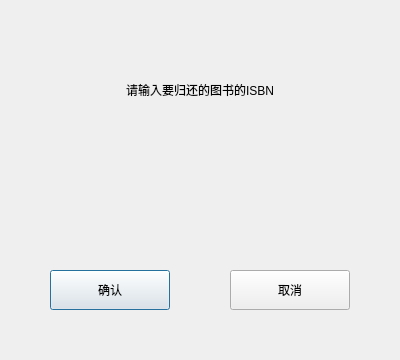
<?xml version="1.0" encoding="UTF-8"?>
<ui version="4.0">
 <class>br_Re_Cp</class>
 <widget class="QDialog" name="br_Re_Cp">
  <property name="geometry">
   <rect>
    <x>0</x>
    <y>0</y>
    <width>400</width>
    <height>360</height>
   </rect>
  </property>
  <property name="minimumSize">
   <size>
    <width>400</width>
    <height>360</height>
   </size>
  </property>
  <property name="maximumSize">
   <size>
    <width>400</width>
    <height>360</height>
   </size>
  </property>
  <property name="windowTitle">
   <string>Dialog</string>
  </property>
  <property name="styleSheet">
   <string notr="true">font: 75 12pt &quot;微软雅黑&quot;;</string>
  </property>
  <widget class="InteractiveButtonBase" name="confirmButton">
   <property name="geometry">
    <rect>
     <x>50</x>
     <y>270</y>
     <width>120</width>
     <height>40</height>
    </rect>
   </property>
   <property name="text">
    <string>确认</string>
   </property>
  </widget>
  <widget class="InteractiveButtonBase" name="cancelButton">
   <property name="geometry">
    <rect>
     <x>230</x>
     <y>270</y>
     <width>120</width>
     <height>40</height>
    </rect>
   </property>
   <property name="text">
    <string>取消</string>
   </property>
  </widget>
  <widget class="LabeledEdit" name="input" native="true">
   <property name="geometry">
    <rect>
     <x>50</x>
     <y>150</y>
     <width>300</width>
     <height>60</height>
    </rect>
   </property>
  </widget>
  <widget class="QLabel" name="label">
   <property name="geometry">
    <rect>
     <x>50</x>
     <y>60</y>
     <width>300</width>
     <height>60</height>
    </rect>
   </property>
   <property name="text">
    <string>请输入要归还的图书的ISBN</string>
   </property>
   <property name="alignment">
    <set>Qt::AlignCenter</set>
   </property>
  </widget>
 </widget>
 <customwidgets>
  <customwidget>
   <class>InteractiveButtonBase</class>
   <extends>QPushButton</extends>
   <header location="global">interactive_buttons/interactivebuttonbase.h</header>
  </customwidget>
  <customwidget>
   <class>LabeledEdit</class>
   <extends>QWidget</extends>
   <header location="global">labeled_edit/labelededit.h</header>
   <container>1</container>
  </customwidget>
 </customwidgets>
 <tabstops>
  <tabstop>confirmButton</tabstop>
  <tabstop>cancelButton</tabstop>
 </tabstops>
 <resources/>
 <connections/>
</ui>
